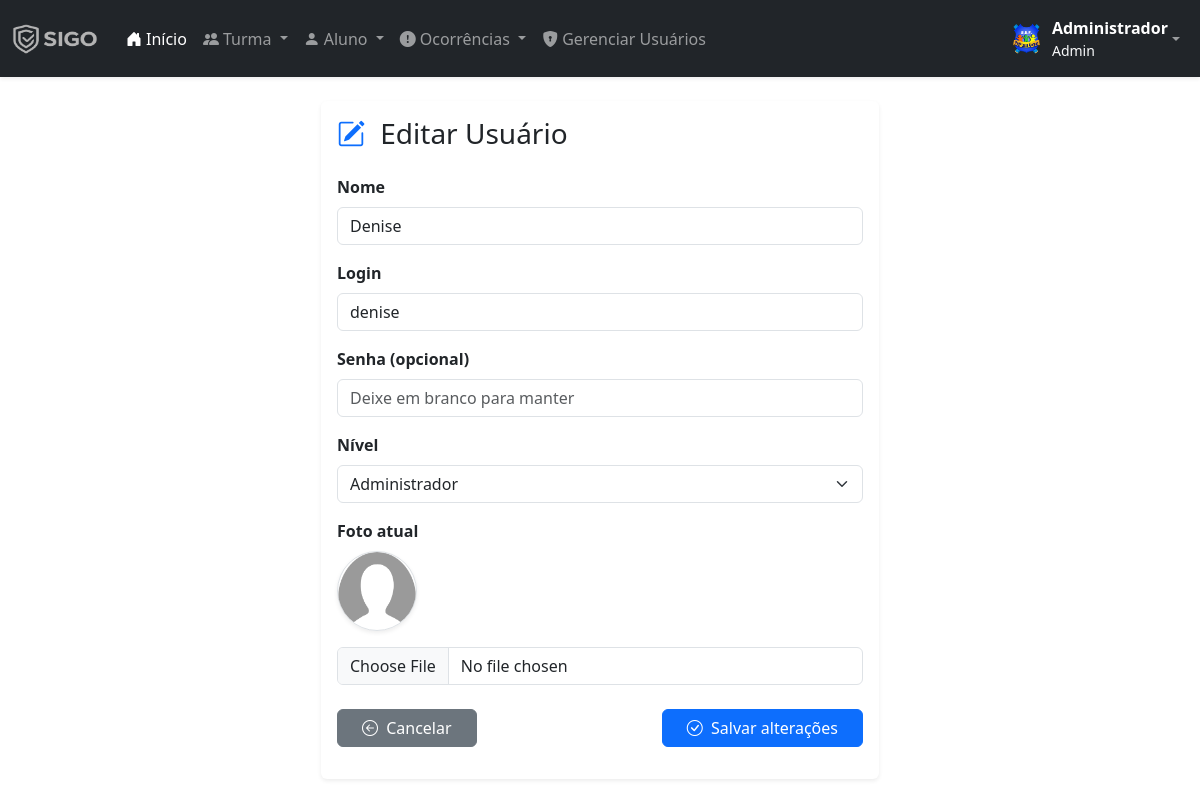
The page /sigo/usuarios-editar.php?id=4 (signed in) on the database its author committed.
### tables this page shows
CREATE TABLE `usuarios` (
  `id` int(11) NOT NULL,
  `nome` varchar(100) NOT NULL,
  `login` varchar(50) NOT NULL,
  `senha` varchar(255) NOT NULL,
  `nivel` enum('admin','usuario') DEFAULT 'usuario',
  `foto` varchar(255) DEFAULT NULL
);

### sigo/usuarios-editar.php (the view, shortened to what this page needs)
<?php
require('includes/conexao.php');
$id = intval($_GET['id']);
$result = mysqli_query($conn, "SELECT * FROM usuarios WHERE id = $id LIMIT 1");
$user = mysqli_fetch_assoc($result);
include('layout/head.php');
include('layout/menu.php');
?>
<div class="container py-4">
    <div class="card shadow-sm border-0 col-lg-6 mx-auto">
        <div class="card-body">
            <h3 class="mb-4">
                <i class="bi bi-pencil-square text-primary me-2"></i>
                Editar Usuário
            </h3>
            <form action="acoes/usuario_editar.php" method="POST" enctype="multipart/form-data">
                <div class="mb-3">
                    <label class="form-label fw-semibold">Nome</label>
                    <input type="text" name="nome" class="form-control"
                           value="<?= htmlspecialchars($user['nome']) ?>" required>
                </div>
                <div class="mb-3">
                    <label class="form-label fw-semibold">Login</label>
                    <input type="text" name="login" class="form-control"
                           value="<?= htmlspecialchars($user['login']) ?>" required>
                </div>
                <div class="mb-3">
                    <label class="form-label fw-semibold">Senha (opcional)</label>
                    <input type="password" name="senha" class="form-control"
                           placeholder="Deixe em branco para manter">
                </div>
                <div class="mb-3">
                    <label class="form-label fw-semibold">Nível</label>
                    <select name="nivel" class="form-select">
                        <option value="admin" <?= $user['nivel'] === 'admin' ? 'selected' : '' ?>>
                            Administrador
                        </option>
                    </select>
                </div>
                <div class="mb-3">
                    <label class="form-label fw-semibold">Foto atual</label><br>
                    <img src="<?= $user['foto'] ?: 'assets/img/user-placeholder.png' ?>"
                         width="80" height="80"
                         class="rounded-circle shadow-sm mb-2 border">
                    <input type="file" name="foto" class="form-control mt-2" accept="image/*">
                </div>
                <div class="d-flex justify-content-between mt-4">
                    <a href="usuarios-listar.php" class="btn btn-secondary px-4">
                        <i class="bi bi-arrow-left-circle me-1"></i> Cancelar
                    </a>
                    <button type="submit" class="btn btn-primary px-4">
                        <i class="bi bi-check-circle me-1"></i> Salvar alterações
                    </button>
                </div>
            </form>
        </div>
    </div>
</div>

### rows shown on the page
usuarios: nome "Denise", login "denise", nivel "Administrador"

### other values the page prints
$usuarioNome "Administrador"
$usuarioNivel "Admin"
